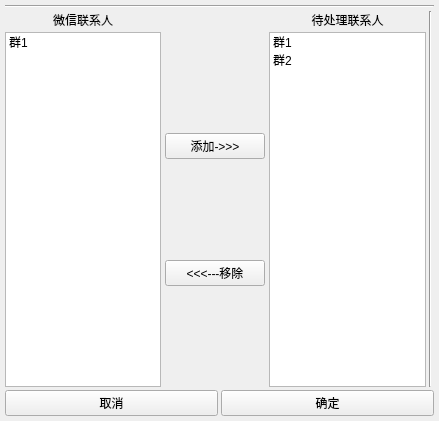
<?xml version="1.0" encoding="UTF-8"?>
<ui version="4.0">
 <class>MainWindow</class>
 <widget class="QMainWindow" name="MainWindow">
  <property name="geometry">
   <rect>
    <x>0</x>
    <y>0</y>
    <width>439</width>
    <height>421</height>
   </rect>
  </property>
  <property name="windowTitle">
   <string>MainWindow</string>
  </property>
  <widget class="QWidget" name="centralwidget">
   <layout class="QGridLayout" name="gridLayout">
    <property name="leftMargin">
     <number>5</number>
    </property>
    <property name="topMargin">
     <number>5</number>
    </property>
    <property name="rightMargin">
     <number>5</number>
    </property>
    <property name="bottomMargin">
     <number>5</number>
    </property>
    <property name="spacing">
     <number>3</number>
    </property>
    <item row="4" column="0">
     <layout class="QHBoxLayout" name="horizontalLayout">
      <item>
       <widget class="QPushButton" name="pushButton_3">
        <property name="text">
         <string>取消</string>
        </property>
       </widget>
      </item>
      <item>
       <widget class="QPushButton" name="pushButton">
        <property name="text">
         <string>确定</string>
        </property>
       </widget>
      </item>
     </layout>
    </item>
    <item row="1" column="0">
     <layout class="QHBoxLayout" name="horizontalLayout_2" stretch="0,0,0">
      <item>
       <layout class="QGridLayout" name="gridLayout_2" rowstretch="0,0,0" columnstretch="0,0,0">
        <property name="sizeConstraint">
         <enum>QLayout::SetDefaultConstraint</enum>
        </property>
        <property name="horizontalSpacing">
         <number>4</number>
        </property>
        <property name="verticalSpacing">
         <number>3</number>
        </property>
        <item row="2" column="0">
         <widget class="QListWidget" name="listWidget_3">
          <property name="maximumSize">
           <size>
            <width>16777215</width>
            <height>16777215</height>
           </size>
          </property>
          <item>
           <property name="text">
            <string>群1</string>
           </property>
          </item>
         </widget>
        </item>
        <item row="0" column="2">
         <widget class="QLabel" name="label_3">
          <property name="minimumSize">
           <size>
            <width>100</width>
            <height>0</height>
           </size>
          </property>
          <property name="text">
           <string>待处理联系人</string>
          </property>
          <property name="alignment">
           <set>Qt::AlignCenter</set>
          </property>
         </widget>
        </item>
        <item row="2" column="2">
         <widget class="QListWidget" name="listWidget_2">
          <property name="maximumSize">
           <size>
            <width>16777215</width>
            <height>16777215</height>
           </size>
          </property>
          <item>
           <property name="text">
            <string>群1</string>
           </property>
          </item>
          <item>
           <property name="text">
            <string>群2</string>
           </property>
          </item>
         </widget>
        </item>
        <item row="0" column="0">
         <widget class="QLabel" name="label">
          <property name="text">
           <string>微信联系人</string>
          </property>
          <property name="alignment">
           <set>Qt::AlignCenter</set>
          </property>
         </widget>
        </item>
        <item row="2" column="1">
         <layout class="QVBoxLayout" name="verticalLayout_3">
          <item>
           <widget class="QPushButton" name="pushButton_2">
            <property name="minimumSize">
             <size>
              <width>100</width>
              <height>0</height>
             </size>
            </property>
            <property name="text">
             <string>添加-&gt;&gt;&gt;</string>
            </property>
           </widget>
          </item>
          <item>
           <widget class="QPushButton" name="pushButton_4">
            <property name="maximumSize">
             <size>
              <width>100</width>
              <height>16777215</height>
             </size>
            </property>
            <property name="text">
             <string>&lt;&lt;&lt;---移除</string>
            </property>
           </widget>
          </item>
         </layout>
        </item>
       </layout>
      </item>
      <item>
       <widget class="Line" name="line">
        <property name="maximumSize">
         <size>
          <width>2</width>
          <height>16777215</height>
         </size>
        </property>
        <property name="styleSheet">
         <string notr="true">background-color: rgb(222, 222, 222);</string>
        </property>
        <property name="orientation">
         <enum>Qt::Vertical</enum>
        </property>
       </widget>
      </item>
      <item>
       <layout class="QVBoxLayout" name="verticalLayout_2">
        <item>
         <widget class="Line" name="line_2">
          <property name="maximumSize">
           <size>
            <width>16777215</width>
            <height>2</height>
           </size>
          </property>
          <property name="styleSheet">
           <string notr="true">background-color: rgb(222, 222, 222);</string>
          </property>
          <property name="orientation">
           <enum>Qt::Horizontal</enum>
          </property>
         </widget>
        </item>
       </layout>
      </item>
     </layout>
    </item>
    <item row="0" column="0">
     <widget class="Line" name="line_4">
      <property name="orientation">
       <enum>Qt::Horizontal</enum>
      </property>
     </widget>
    </item>
   </layout>
  </widget>
  <widget class="QMenuBar" name="menubar">
   <property name="geometry">
    <rect>
     <x>0</x>
     <y>0</y>
     <width>439</width>
     <height>22</height>
    </rect>
   </property>
  </widget>
 </widget>
 <resources/>
 <connections/>
</ui>
